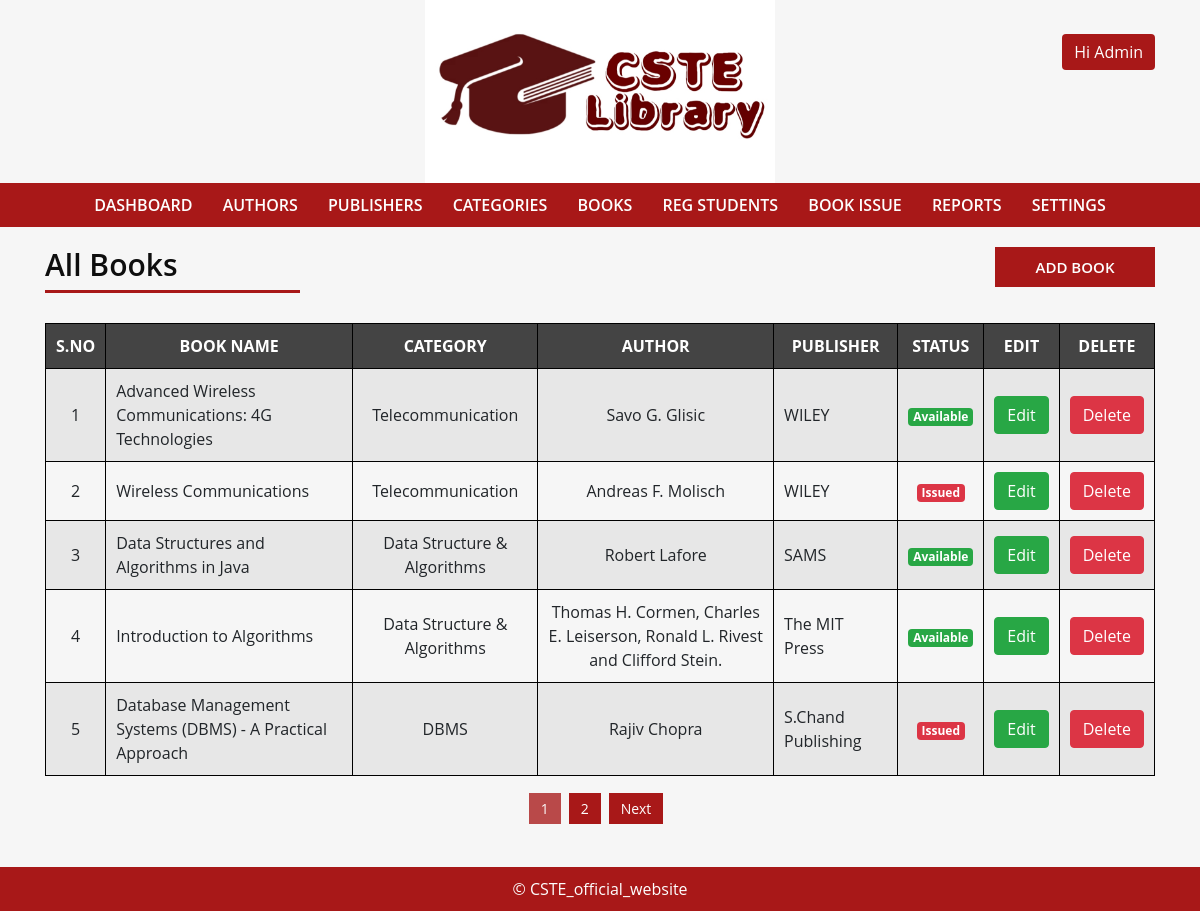
Page /book.php (signed in) on the committed database.
### tables this page shows
CREATE TABLE `book` (
  `book_id` int(11) NOT NULL,
  `book_status` varchar(20) NOT NULL,
  `book_name` varchar(60) NOT NULL,
  `book_category` varchar(30) NOT NULL,
  `book_author` varchar(100) NOT NULL,
  `book_publisher` varchar(40) NOT NULL
);

CREATE TABLE `category` (
  `category_id` int(11) NOT NULL,
  `category_name` varchar(40) NOT NULL
);

CREATE TABLE `author` (
  `author_id` int(11) NOT NULL,
  `author_name` varchar(100) NOT NULL
);

CREATE TABLE `publisher` (
  `publisher_id` int(11) NOT NULL,
  `publisher_name` varchar(40) NOT NULL
);

### config.php (called while the page is built, shortened)
<?php
$limit = 5;
?>

### book.php (the view, shortened to what this page needs)
<?php include "header.php" ?>
<div id="admin-content">
    <div class="container">
        <div class="row">
            <div class="col-md-3">
                <h2 class="admin-heading">All Books</h2>
            </div>
            <div class="offset-md-7 col-md-2">
                <a class="add-new" href="add-book.php">Add Book</a>
            </div>
        </div>
        <div class="row">
          <div class="col-md-12">
            <?php
            if(isset($_GET['page'])){
              $page = $_GET['page'];
            }else{
              $page = 1;
            }
            $offset = ($page - 1) * $limit;
            $sql = "SELECT book.book_id, book.book_status, book.book_name, book.book_category, book.book_author, book.book_publisher,
                    category.category_name, author.author_name, publisher.publisher_name FROM book
                    LEFT JOIN category ON book.book_category = category.category_id
                    LEFT JOIN author ON book.book_author  = author.author_id
                    LEFT JOIN publisher ON book.book_publisher = publisher.publisher_id
                    ORDER BY book.book_id DESC LIMIT {$offset}, {$limit}";
            $result = mysqli_query($conn, $sql) or die("Sql query failed."); ?>
            <table class="content-table">
                <thead>
                  <th>S.No</th>
                  <th>Book Name</th>
                  <th>Category</th>
                  <th>Author</th>
                  <th>Publisher</th>
                  <th>Status</th>
                  <th>Edit</th>
                  <th>Delete</th>
                </thead>
                <tbody>
                  <?php if(mysqli_num_rows($result) > 0){
                    $serial = $offset + 1;
                  while($row = mysqli_fetch_assoc($result)) { ?>
                  <tr>
                    <td class="id"><?php echo $serial; ?></td>
                    <td><?php echo $row['book_name'] ?></td>
                    <td><?php echo $row['category_name'] ?></td>
                    <td><?php echo $row['author_name'] ?></td>
                    <td><?php echo $row['publisher_name'] ?></td>
                    <td>
                    <?php
                    if($row['book_status'] == 'Y'){
                        echo "<span class='badge badge-success'>Available</span>";
                    }else{
                        echo "<span class='badge badge-danger'>Issued</span>";
                    } ?>
                    </td>
                    <td class="edit">
                      <a href="update-book.php?bid=<?php echo $row['book_id']; ?>" class="btn btn-success">Edit</a>
                    </td>
                    <td class="delete">
                      <a href="#" class="btn btn-danger delete-book" data-bid=<?php echo $row['book_id']; ?> >Delete</a>
                    </td>
                  </tr>
                <?php
                    $serial++;
                  }
                }else{ ?>
                  <tr>
                    <td colspan="8">No Books Found</td>
                  </tr>
                <?php } ?>
                </tbody>
            </table>
            <?php
            $sql1 = "SELECT * FROM book";
            $result1 = mysqli_query($conn, $sql1);
            if(mysqli_num_rows($result1) > 0){
              $total_records = mysqli_num_rows($result1);
              $total_page = ceil($total_records / $limit);
              if($total_page > 1){
                $pagination =  "<ul class='pagination admin-pagination'>";
                for($i = 1; $i <= $total_page; $i++){
                  if($i == $page){
                    $active = "active";
                  }else{
                    $active = "";
                  }
                  $pagination .= '<li class="'.$active.'"><a href="book.php?page='.$i.'">'.$i.'</a></li>';
                }
                if($total_page > $page){
                  $pagination .= '<li class=""><a href="book.php?page='.($page + 1).'">Next</a></li>';
                }
                $pagination .= "</ul>";
                echo $pagination;
              }
            } ?>
          </div>
        </div>
    </div>
</div>
<?php include "footer.php" ?>

### css/style.css (style rules this page uses)
body { background: #F6F6F6; font-family: 'Open Sans', sans-serif; }
a, a:hover, a:focus { text-decoration: none; outline: none; }
ul { margin:0; padding:0; list-style:none; }
#admin-content { min-height: 80vh; padding: 20px 0 40px; }
#admin-content .admin-heading { color: #0E0E0E; font-size: 30px; font-weight: 600; margin: 0 0 40px; position: relative; }
#admin-content .admin-heading:after { content : ""; background: #A00000; width: 100%; height: 3px; opacity: 0.9; position: absolute; left: 0; bottom: -10px; }
#admin-content .add-new { background: #A00000; color: #fff; font-size: 15px; font-weight: 600; text-align: center; text-transform: uppercase; border: 2px solid transparent; padding: 7px 15px; display: block; opacity: 0.9; transition: all 0.3s; }
#admin-content .content-table { width: 100%; margin: 0 0 20px; }
#admin-content .content-table thead { background: #444; color: #fff; }
#admin-content .content-table th { text-align: center; text-transform: uppercase; border: 1px solid #000; padding: 10px; }
#admin-content .content-table tbody tr:nth-child(odd) { background: #e7e7e7; }
#admin-content .content-table tbody tr:nth-child(even) { background: transparent; }
#admin-content .content-table tbody td { text-align: center; border: 1px solid #000; padding: 10px; }
#admin-content .content-table tbody td:nth-child(2), #admin-content .content-table tbody td:nth-child(5) { text-align: left; }
.pagination { text-align: center; display: block; }
.pagination li { display: inline-block; margin-right: 8px; }
.pagination li a { background: #A00000; color: #fff; font-size: 14px; padding: 6px 12px; opacity: 0.9; }
.pagination li.active > a { background: #A00000; opacity: 0.7; }

### rows in the picture
book: book_name "Advanced Wireless Communications: 4G Technologies", category.category_name "Telecommunication", author.author_name "Savo G. Glisic", publisher.publisher_name "WILEY", book_status "Available"
book: book_name "Wireless Communications", category.category_name "Telecommunication", author.author_name "Andreas F. Molisch", publisher.publisher_name "WILEY", book_status "Issued"
book: book_name "Data Structures and Algorithms in Java", category.category_name "Data Structure & Algorithms", author.author_name "Robert Lafore", publisher.publisher_name "SAMS", book_status "Available"
book: book_name "Introduction to Algorithms", category.category_name "Data Structure & Algorithms", author.author_name "Thomas H. Cormen, Charles E. Leiserson, Ronald L. Rivest and Clifford Stein.", publisher.publisher_name "The MIT Press", book_status "Available"
book: book_name "Database Management Systems (DBMS) - A Practical Approach", category.category_name "DBMS", author.author_name "Rajiv Chopra", publisher.publisher_name "S.Chand Publishing", book_status "Issued"
